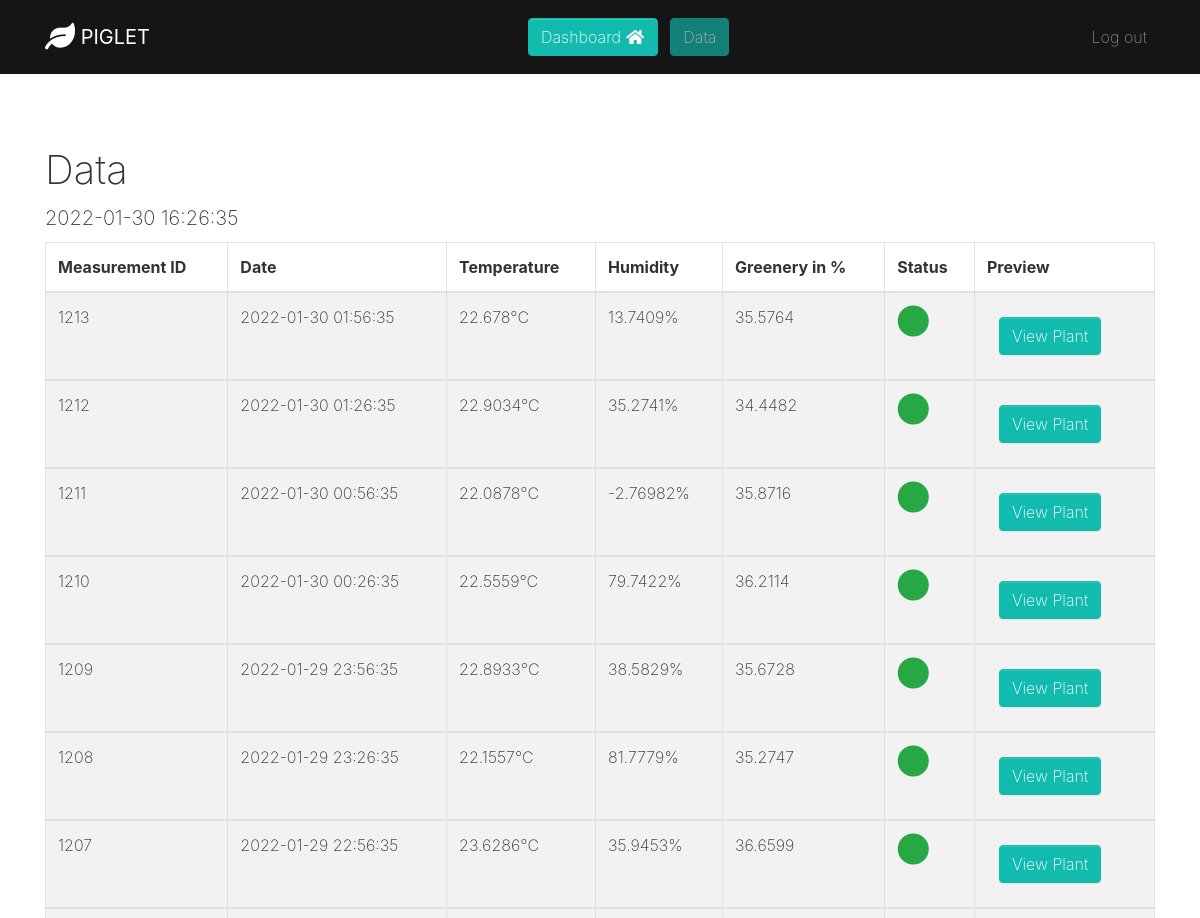
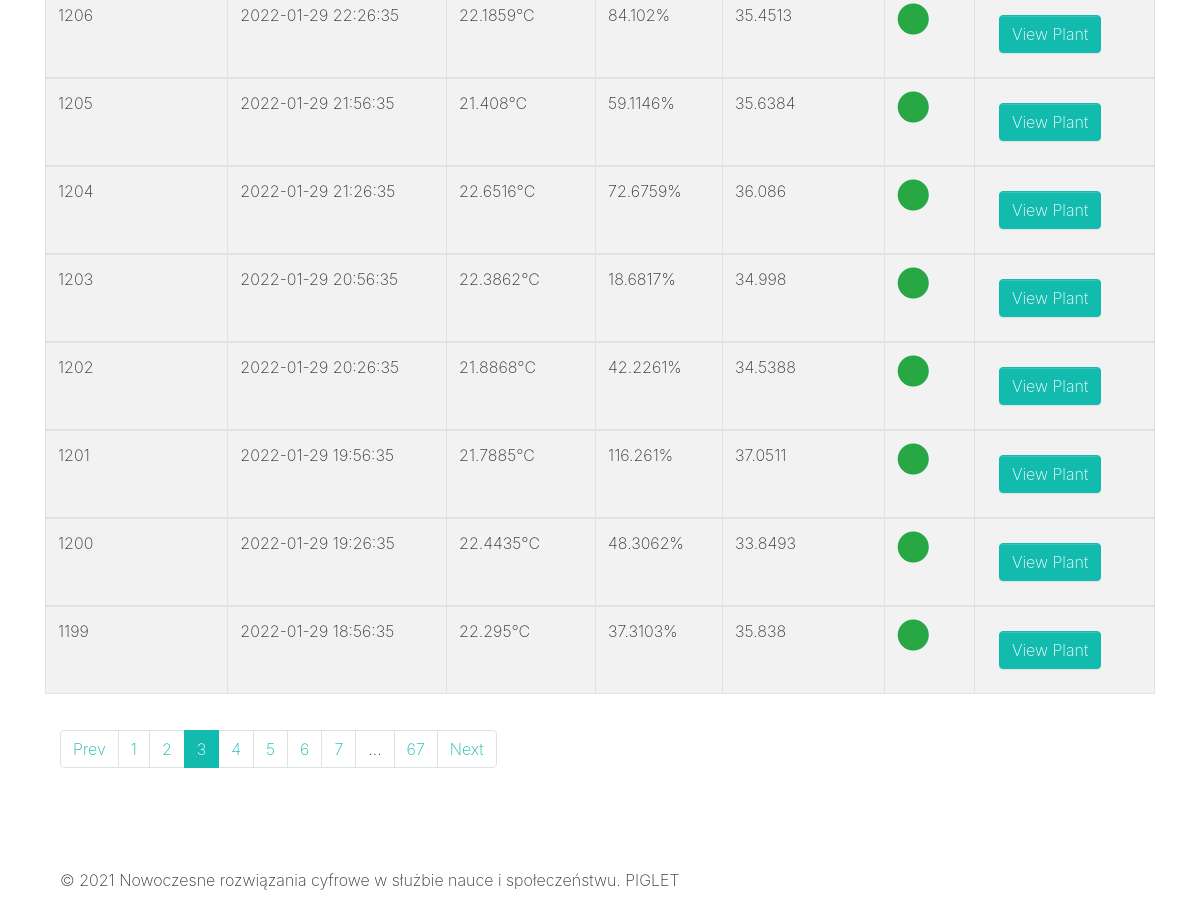
The page /data.php?page=3 (signed in) on the database its author committed (2 pictures, top to bottom).
### tables this page shows
CREATE TABLE `measurements` (
  `id` int NOT NULL AUTO_INCREMENT,
  `date` datetime NOT NULL,
  `temp` float DEFAULT NULL,
  `greenery_raw` float DEFAULT NULL,
  `greenery_change` float DEFAULT NULL,
  `greenery` float DEFAULT NULL,
  `humidity` float DEFAULT NULL,
  `image` text,
  `flags` smallint DEFAULT NULL,
  PRIMARY KEY (`id`)
);

### data.php (the view, shortened to what this page needs)
<!DOCTYPE html>
<html>
<head>
  <link rel="stylesheet" href="https://cdnjs.cloudflare.com/ajax/libs/font-awesome/5.15.4/css/all.min.css" type="text/css">
  <link rel="stylesheet" href="theme.css" type="text/css">
</head>
<?php
		include "db_connection.php";
    $records = mysqli_query($con,"select date from measurements order by id desc limit 1");
    $data = mysqli_fetch_array($records);
?>
<body>
  <nav class="navbar navbar-expand-md navbar-dark bg-dark" style="">
    <div class="container">
      <div class="collapse navbar-collapse" id="navbar12"> <a class="navbar-brand d-none d-md-block" href="dashboard">
          <i class="fa d-inline fa-lg fa-leaf"></i>
          <b class=""> PIGLET<br></b>
        </a>
        <ul class="navbar-nav mx-auto">
        <li class="nav-item"> <a class="btn btn-primary m-1" href="dashboard" >Dashboard <i class="fas fa-home fa-fw"></i></a> </li>
        <li class="nav-item"> <a class="btn disabled btn-primary m-1" href="data">Data</a> </li>
        </ul>
        <ul class="navbar-nav">
          <li class="nav-item"> <a class="nav-link" href="logout">Log out</a> </li>
      </div>
    </div>
  </nav>
  <div class="py-5">
    <div class="container">
    <h1>Data</h1>
	  <h5><?php echo $data['date']; ?></h5>
      <table class="table table-hover table-striped table-bordered">
        <thead class="thead-inverse">
            <tr>
                <th scope="col">Measurement ID</th>
                <th scope="col">Date</th>
                <th scope="col">Temperature</th>
                <th scope="col">Humidity</th>
                <th scope="col">Greenery in %</th>
				<th scope="col">Status</th>
                <th scope="col">Preview</th>
            </tr>
        </thead>
	<?php
		if (isset($_GET['page'])) {
            $page = $_GET['page'];
        } else {
            $page = 1;
        }
		$total_per_page = 15;
        $total_rows_sql = mysqli_query($con,"select count(id) from measurements");
		$total_rows = mysqli_fetch_array($total_rows_sql)[0];
		$minimum_id_query = mysqli_query($con,"select id from measurements");
		$minimum_id = mysqli_fetch_array($minimum_id_query)[0];
		$total_pages = $total_rows / $total_per_page;
		if (($total_rows % $total_per_page) > 0 ) {
			$total_pages = $total_pages + 1;
		}
		$records = mysqli_query($con,"select id, date, temp, humidity, greenery, greenery_change, flags from measurements where (id <= $total_rows + $minimum_id - ($total_per_page * ($page - 1))) order by id desc limit $total_per_page");
		while($data = mysqli_fetch_array($records))
		{
	?>
        <tbody>
                <tr>
                    <td><?php echo $data['id']; ?></td>
                    <td><?php echo $data['date']; ?></td>
                    <td><?php echo $data['temp'].'°C'; ?></td>
                    <td><?php echo $data['humidity'].'%'; ?></td>
                    <td><?php echo $data['greenery']; ?></td>
					<td>
						<?php if (($data['flags']) == 0) { ?>
							<i class="fas fa-circle fa-2x text-success"></i>
						<?php } else { ?>
							<i class="fas fa-circle fa-2x text-danger"></i>
						<?php } ?>
					</td>
					<td>
					<form action="viewplant" method="get">
					  <button class="btn btn-primary m-2" type="submit" name="measurement_id" value="<?php echo $data['id'] ?>">View Plant</button>
					</form></td>
                </tr>
        </tbody>
	    <?php
		}
	    ?>
      </table>
   <div class="py-2"  >
    <div class="container"  >
      <div class="row" >
        <div class="col-md-12" >
          <ul class="pagination" >
			  <?php pagination($total_pages, $page); ?>
          </ul>
        </div>
      </div>
    </div>
  </div>
  <div class="py-5">
    <div class="container">
      <div class="row">
        <div class="col-md-12">
          <p class="mb-0" >© 2021 Nowoczesne rozwiązania cyfrowe w służbie nauce i społeczeństwu. PIGLET</p>
        </div>
      </div>
    </div>
  </div>
		<?php
			function pagination(int $total_pages, int $page)
			{
				if ($total_pages > 8) {
						?>
							<?php if($page!=1) { ?><li class="page-item"> <a class="page-link" href="<?php if($page <= 1){ echo '#'; } else { echo "?page=".($page - 1); } ?>">Prev</a> </li><?php }  ?>
							<?php if($page!=1) { ?><li class="page-item"> <a class="page-link" href="<?php echo "?page=1" ; ?>"> <?php echo 1; ?> </a> </li>
							<?php } else { ?><li class="page-item active"> <a class="page-link" href="<?php echo "?page=1" ; ?>"> <?php echo 1; ?> </a> </li> <?php }  ?>
					<?php if ( $page >= 5 && $page <= $total_pages - 4 ) {
							for( $i = $page - 3; $i<= $page + 3; $i++) {
								if ( $page == $i)	{ ?>
									<li class="page-item active"> <a class="page-link" href="<?php echo "?page=".$i ; ?>"> <?php echo $i; ?> </a> </li>
								<?php } else { ?>
									<li class="page-item"> <a class="page-link" href="<?php echo "?page=".$i ; ?>"> <?php echo $i; ?> </a> </li>
								<?php	}
						 } } elseif ($page < 5) {
							for( $i = 2; $i<= $page + 4; $i++) {
								if ( $page == $i)	{ ?>
									<li class="page-item active"> <a class="page-link" href="<?php echo "?page=".$i ; ?>"> <?php echo $i; ?> </a> </li>
								<?php } else { ?>
									<li class="page-item"> <a class="page-link" href="<?php echo "?page=".$i ; ?>"> <?php echo $i; ?> </a> </li>
								<?php	}
						} } elseif ($page > $total_pages - 4) {
							for( $i = $page-4; $i<= $total_pages - 1; $i++) {
								if ( $page == $i)	{ ?>
									<li class="page-item active"> <a class="page-link" href="<?php echo "?page=".$i ; ?>"> <?php echo $i; ?> </a> </li>
								<?php } else { ?>
									<li class="page-item"> <a class="page-link" href="<?php echo "?page=".$i ; ?>"> <?php echo $i; ?> </a> </li>
								<?php	}
						} }?>
							<?php if ($page < $total_pages-4) { ?> <li class="page-item"> <a class="page-link" > ... </a> </li> <?php } ?>
							<?php if($page!=$total_pages) { ?><li class="page-item"> <a class="page-link" href="<?php echo "?page=".$total_pages ; ?>"> <?php echo $total_pages; ?> </a> </li>
							<?php } else { ?><li class="page-item active"> <a class="page-link" href="<?php echo "?page=".$total_pages ; ?>"> <?php echo $total_pages; ?> </a> </li> <?php }  ?>
							<?php if($page!=$total_pages) { ?><li class="page-item"> <a class="page-link" href="<?php if($page >= $total_pages){ echo '#'; } else { echo "?page=".($page + 1); } ?>">Next</a> </li><?php }  ?>
					<?php }
			}?>
</body>
</html>

### rows shown on the page
measurements: date "2022-01-30 16:26:35"
measurements: id "1213", date "2022-01-30 01:56:35", temp "22.678", humidity "13.7409", greenery "35.5764", flags 0 (drawn)
measurements: id "1212", date "2022-01-30 01:26:35", temp "22.9034", humidity "35.2741", greenery "34.4482", flags 0 (drawn)
measurements: id "1211", date "2022-01-30 00:56:35", temp "22.0878", humidity "-2.76982", greenery "35.8716", flags 0 (drawn)
measurements: id "1210", date "2022-01-30 00:26:35", temp "22.5559", humidity "79.7422", greenery "36.2114", flags 0 (drawn)
measurements: id "1209", date "2022-01-29 23:56:35", temp "22.8933", humidity "38.5829", greenery "35.6728", flags 0 (drawn)
measurements: id "1208", date "2022-01-29 23:26:35", temp "22.1557", humidity "81.7779", greenery "35.2747", flags 0 (drawn)
measurements: id "1207", date "2022-01-29 22:56:35", temp "23.6286", humidity "35.9453", greenery "36.6599", flags 0 (drawn)
measurements: id "1206", date "2022-01-29 22:26:35", temp "22.1859", humidity "84.102", greenery "35.4513", flags 0 (drawn)
measurements: id "1205", date "2022-01-29 21:56:35", temp "21.408", humidity "59.1146", greenery "35.6384", flags 0 (drawn)
measurements: id "1204", date "2022-01-29 21:26:35", temp "22.6516", humidity "72.6759", greenery "36.086", flags 0 (drawn)
measurements: id "1203", date "2022-01-29 20:56:35", temp "22.3862", humidity "18.6817", greenery "34.998", flags 0 (drawn)
measurements: id "1202", date "2022-01-29 20:26:35", temp "21.8868", humidity "42.2261", greenery "34.5388", flags 0 (drawn)
measurements: id "1201", date "2022-01-29 19:56:35", temp "21.7885", humidity "116.261", greenery "37.0511", flags 0 (drawn)
measurements: id "1200", date "2022-01-29 19:26:35", temp "22.4435", humidity "48.3062", greenery "33.8493", flags 0 (drawn)
measurements: id "1199", date "2022-01-29 18:56:35", temp "22.295", humidity "37.3103", greenery "35.838", flags 0 (drawn)

### other values the page prints
$total_pages "67"
